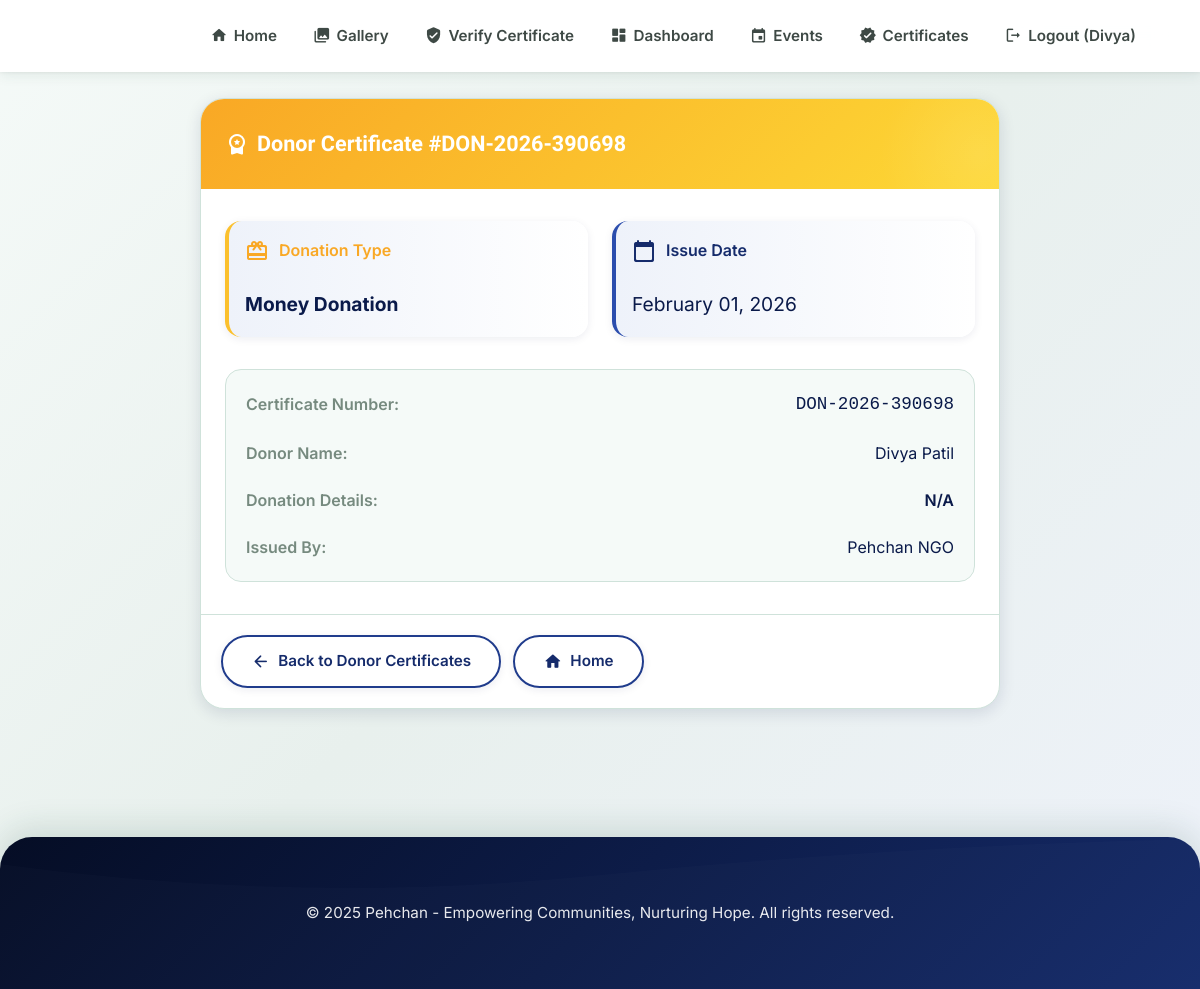
The page /certificates/donor/1/ (signed in) on the database its author committed.
### pehchan/models.py (models this page shows, shortened)
class DonorCertificate(models.Model):
    DONATION_TYPE_CHOICES = [
        ('material', 'Material Donation'),
        ('money', 'Money Donation'),
    ]
    user = models.ForeignKey(User, on_delete=models.CASCADE, related_name='donor_certificates')
    donation_type = models.CharField(max_length=20, choices=DONATION_TYPE_CHOICES)
    material_donation = models.ForeignKey(
        MaterialDonation,
        on_delete=models.CASCADE,
        related_name='certificates',
        blank=True,
        null=True
    )
    money_donation = models.ForeignKey(
        MoneyDonation,
        on_delete=models.CASCADE,
        related_name='certificates',
        blank=True,
        null=True
    )
    certificate_number = models.CharField(max_length=50, unique=True, editable=False)
    issue_date = models.DateField(default=timezone.now)
    issued_by = models.CharField(max_length=200, default='Pehchan NGO')
    remarks = models.TextField(blank=True, help_text='Additional remarks or appreciation message')
    file = models.FileField(upload_to='donor_certificates/', blank=True, null=True)
    created_at = models.DateTimeField(auto_now_add=True)
    updated_at = models.DateTimeField(auto_now=True)
    class Meta:
        ordering = ['-issue_date', '-created_at']
        verbose_name = 'Donor Certificate'
        verbose_name_plural = 'Donor Certificates'
    def get_donation_details(self):
        if self.donation_type == 'material' and self.material_donation:
            return f"{self.material_donation.item_name} (Qty: {self.material_donation.quantity})"
        elif self.donation_type == 'money' and self.money_donation:
            return f"₹{self.money_donation.amount}"
        return "N/A"

### pehchan/views.py (the view)
# urls.py: path('certificates/donor/<int:pk>/', views.donor_certificate_detail, name='donor_certificate_detail'),
@login_required
def donor_certificate_detail(request, pk):
    certificate = get_object_or_404(DonorCertificate, pk=pk, user=request.user)
    return render(request, 'donor_certificate_detail.html', {'certificate': certificate})

### templates/donor_certificate_detail.html (shortened to what this page needs)
{% extends 'base.html' %}
{% block content %}
<div style="max-width: 800px; margin: 0 auto;">
    <div class="surface-card">
        <div class="mdl-card__title" style="background: linear-gradient(135deg, var(--secondary-600), var(--secondary-500), var(--secondary-400));">
            <h2 class="mdl-card__title-text" style="color: white;">
                <span class="material-icons-round">workspace_premium</span>
                Donor Certificate #{{ certificate.certificate_number }}
            </h2>
        </div>
        <div class="mdl-card__supporting-text">
            <div style="display: grid; grid-template-columns: 1fr 1fr; gap: 24px; margin-bottom: 32px;">
                <div class="info-panel" style="border-left: 4px solid var(--secondary-500); padding: 16px;">
                    <div style="display: flex; align-items: center; gap: 10px; color: var(--secondary-600); font-weight: 600; margin-bottom: 8px;">
                        <span class="material-icons-round">card_giftcard</span>
                        <span>Donation Type</span>
                    </div>
                    <p style="margin: 0; font-size: 1.2rem; color: var(--text-primary); font-weight: 700;">{{ certificate.get_donation_type_display }}</p>
                </div>
                <div class="info-panel" style="border-left: 4px solid var(--primary-500); padding: 16px;">
                    <div style="display: flex; align-items: center; gap: 10px; color: var(--primary-700); font-weight: 600; margin-bottom: 8px;">
                        <span class="material-icons-round">calendar_today</span>
                        <span>Issue Date</span>
                    </div>
                    <p style="margin: 0; font-size: 1.2rem; color: var(--text-primary);">{{ certificate.issue_date|date:"F d, Y" }}</p>
                </div>
            </div>
            <div style="display: grid; gap: 20px; padding: 20px; background: var(--neutral-50); border-radius: var(--radius-lg); border: 1px solid var(--neutral-200);">
                <div style="display: flex; justify-content: space-between; align-items: center;">
                    <span style="color: var(--text-tertiary); font-weight: 600;">Certificate Number:</span>
                    <span style="color: var(--text-primary); font-family: monospace; font-size: 1.1rem;">{{ certificate.certificate_number }}</span>
                </div>
                <div style="display: flex; justify-content: space-between; align-items: center;">
                    <span style="color: var(--text-tertiary); font-weight: 600;">Donor Name:</span>
                    <span style="color: var(--text-primary);">{{ certificate.user.get_full_name|default:certificate.user.username }}</span>
                </div>
                <div style="display: flex; justify-content: space-between; align-items: center;">
                    <span style="color: var(--text-tertiary); font-weight: 600;">Donation Details:</span>
                    <span style="color: var(--text-primary); font-weight: 600;">{{ certificate.get_donation_details }}</span>
                </div>
                <div style="display: flex; justify-content: space-between; align-items: center;">
                    <span style="color: var(--text-tertiary); font-weight: 600;">Issued By:</span>
                    <span style="color: var(--text-primary);">{{ certificate.issued_by }}</span>
                </div>
            </div>
        </div>
        <div class="mdl-card__actions" style="border-top: 1px solid var(--neutral-200); padding: 20px; display: flex; gap: 12px;">
            <a href="{% url 'donor_certificate_list' %}" class="pill-button pill-button--outline">
                <span class="material-icons-round">arrow_back</span> Back to Donor Certificates
            </a>
            <a href="{% url 'dashboard' %}" class="pill-button pill-button--outline">
                <span class="material-icons-round">home</span> Home
            </a>
        </div>
    </div>
</div>
{% endblock %}

### templates/base.html (shortened to what this page needs)
{% load static %}
<!DOCTYPE html>
<html lang="en">
<head>
    <link rel="stylesheet" href="{% static 'CSS/style.css' %}">
</head>
<body>
    <header class="mdl-layout__header primary-app-bar">
        <div class="mdl-layout__header-row">
            <nav class="mdl-navigation">
                <a class="mdl-navigation__link" href="{% url 'home' %}">
                    <span class="material-icons-round">home</span>
                    Home
                </a>
                <a class="mdl-navigation__link" href="{% url 'public_gallery' %}">
                    <span class="material-icons-round">collections</span>
                    Gallery
                </a>
                <a class="mdl-navigation__link" href="{% url 'public_certificate_verify' %}">
                    <span class="material-icons-round">verified_user</span>
                    Verify Certificate
                </a>
                {% if user.is_authenticated %}
                <a class="mdl-navigation__link" href="{% url 'dashboard' %}">
                    <span class="material-icons-round">dashboard</span>
                    Dashboard
                </a>
                <a class="mdl-navigation__link" href="{% url 'event_list' %}">
                    <span class="material-icons-round">event</span>
                    Events
                </a>
                <a class="mdl-navigation__link" href="{% url 'certificate_list' %}">
                    <span class="material-icons-round">verified</span>
                    Certificates
                </a>
                <a class="mdl-navigation__link" href="{% url 'logout' %}">
                    <span class="material-icons-round">logout</span>
                    Logout ({{ user.username }})
                </a>
                {% endif %}
            </nav>
        </div>
    </header>
    <main class="page-content1">
        {% block content %}{% endblock %}
    </main>
    <footer class="footer">
        <p class="georgia-brand">&copy; 2025 Pehchan - Empowering Communities, Nurturing Hope.
            All rights reserved.</p>
    </footer>
</body>
</html>

### static/CSS/style.css (style rules this page uses)
* { margin: 0; padding: 0; box-sizing: border-box; }
body { font-family: 'Poppins', sans-serif; line-height: 1.6; color: #333; overflow-x: hidden; margin: 0; padding: 0; }
html { overflow-x: hidden; scroll-behavior: smooth; }
.footer { background: #1d1844; color: #fff; padding: 3rem 0 1rem; }

### rows shown on the page
DonorCertificate: certificate_number "DON-2026-390698", donation_type "Money Donation", issue_date "February 01, 2026", user.get_full_name "Divya Patil", get_donation_details "N/A", issued_by "Pehchan NGO"

### other values the page prints
{{ user.username }} "Divya"
